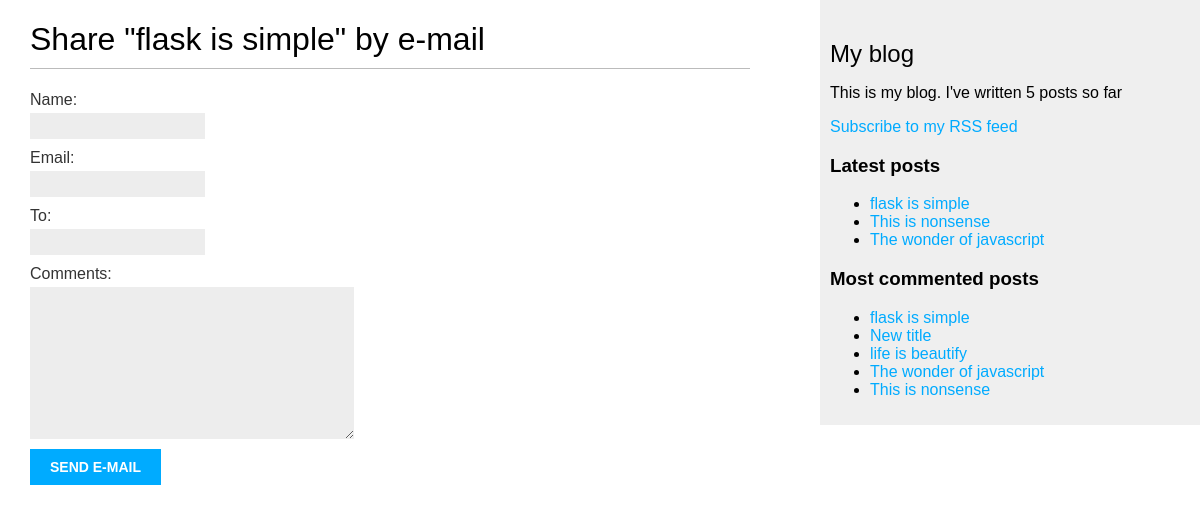
The app's page /blog/7/share/, older data.
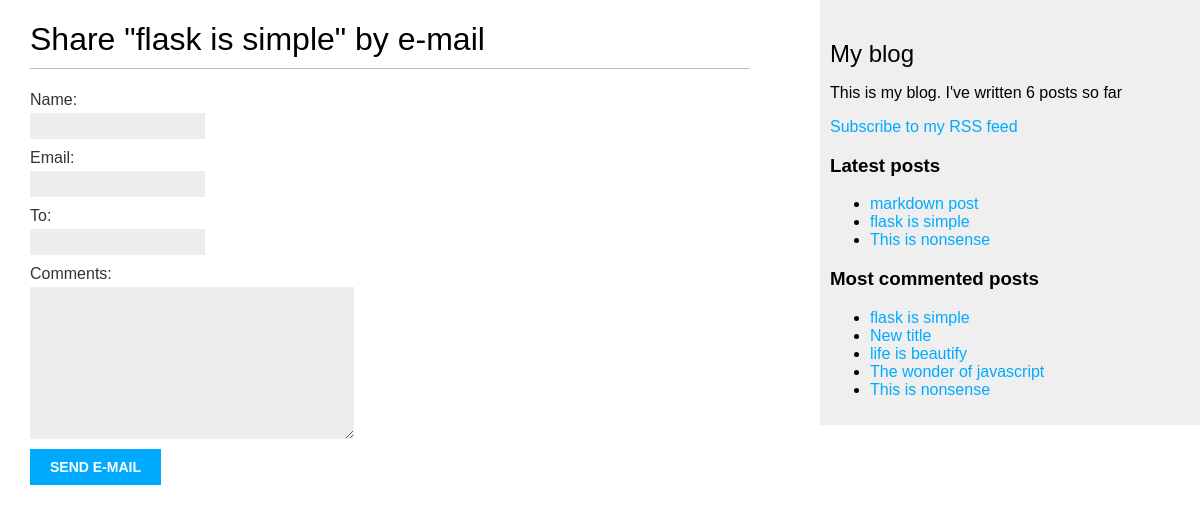
The same page, newer data.
### blog/models.py (models this page shows, shortened)
class Post(models.Model):
    class Status(models.TextChoices):
        DRAFT = 'DF', 'Draft'
        PUBLISHED = 'PB', 'Published'
    title = models.CharField(max_length=250)
    slug = models.SlugField(max_length=250, unique_for_date='publish')
    author = models.ForeignKey(
        settings.AUTH_USER_MODEL,
        on_delete=models.CASCADE,
        related_name='blog_posts'
    )
    body = models.TextField()
    publish = models.DateTimeField(default=timezone.now)
    created = models.DateTimeField(auto_now_add=True)
    updated = models.DateTimeField(auto_now=True)
    status = models.CharField(
        max_length=2,
        choices=Status,
        default=Status.DRAFT
    )
    objects = models.Manager() # The default manager.
    published = PublishedManager() # Our custom manager
    tags = TaggableManager()
    class Meta:
        ordering = ['-publish']
        indexes = [
            models.Index(fields=['-publish']),
        ]
    """
    The reverse() function will build the URL dynamically using the URL name defined
    in the URL paterns. We have used the blog namespace followed by a colon and
    the post_detail URL name. Remeber that the blog namespace is defined in the
    main urls.py file of the project when including the URL
    patterns from blog.urls. The post_detail URL is defined in the urls.py file of the blog application.mt
    """
    def get_absolute_url(self):
        return reverse(
            'blog:post_detail',
            args=[
                self.publish.year,
                self.publish.month,
                self.publish.day,
                self.slug]
        )

### blog/views.py (the view)
# urls.py: path('<int:post_id>/share/', views.post_share, name='post_share'),
def post_share(request, post_id):
    post = get_object_or_404(
        Post,
        id=post_id,
        status=Post.Status.PUBLISHED
    )
    sent = False
    if request.method == 'POST':
        form = EmailPostForm(request.POST)
        if form.is_valid():
            cd = form.cleaned_data
            post_url = request.build_absolute_uri(
                post.get_absolute_url()
            )
            subject = (
                f"{cd['name']} ({cd['email']}) "
                f"recommends you read {post.title}"
            )
            message = (
                f"Read {post.title} at {post_url}\n\n"
                f"{cd['name']}\'s comments: {cd['comments']}"
            )
            send_mail(
                subject=subject,
                message=message,
                from_email=None,
                recipient_list=[cd['to']]
            )
            sent = True
    else:
        form = EmailPostForm()
    return render(request, 'blog/post/share.html', {'post': post, 'form': form, 'sent': sent})

### blog/forms.py
class EmailPostForm(forms.Form):
    name = forms.CharField(max_length=25)
    email = forms.EmailField()
    to = forms.EmailField()
    comments = forms.CharField(
        required=False,
        widget=forms.Textarea
    )

### blog/models.py (called while the page is built)
    def get_queryset(self):
        return (
            super().get_queryset().filter(status=Post.Status.PUBLISHED)
        )

### blog/templatetags/blog_tags.py (called while the page is built)
@register.simple_tag
def total_posts():
    return Post.published.count()

@register.inclusion_tag('blog/post/latest_posts.html')
def show_latest_posts(count=5): # The counts specifies the number of posts to display
    latest_posts = Post.published.order_by('-publish')[:count]
    return {'latest_posts': latest_posts}

@register.simple_tag
def get_most_commented_posts(count=5):
    return Post.published.annotate(
        total_comments=Count('comments')
    ).order_by('-total_comments')[:count]

### blog/templates/blog/post/share.html (shortened to what this page needs)
{% extends "blog/base.html" %}
{% block content %}
 {% if sent %}
 <h1>E-mail successfully sent</h1>
 <p>
 "{{ post.title }}" was successfully sent to {{ form.cleaned_data.to }}.
 </p>
 {% else %}
 <h1>Share "{{ post.title }}" by e-mail</h1>
 <form method="post">
 {{ form.as_p }}
  <input type="submit" value="Send e-mail">
 </form>
 {% endif %}
{% endblock %}

### blog/templates/blog/base.html (shortened to what this page needs)
{% load blog_tags %}
{% load static %}
<!DOCTYPE html>
<html>
<head>
 <link href="{% static "css/blog.css" %}" rel="stylesheet">
</head>
<body>
    <div id="content">
        {% block content %}
        {% endblock %}
    </div>
    <div id="sidebar">
       <h2>My blog</h2>
       <p>This is my blog. I've written {% total_posts %} posts so far</p>
       <p>
         <a href="{% url "blog:post_feed" %}">Subscribe to my RSS feed</a>
       </p>
       <h3>Latest posts</h3>
       {% show_latest_posts 3 %}
       <h3>Most commented posts</h3>
       {% get_most_commented_posts as most_commented_posts %}
       <ul>
         {% for post in most_commented_posts %}
           <li>
             <a href="{{ post.get_absolute_url }}">{{ post.title }}</a>
           </li>
         {% endfor %}
       </ul>
    </div>
</body>
</html>

### blog/templates/blog/post/latest_posts.html
<ul>
  {% for post in latest_posts %}
  <li>
    <a href="{{ post.get_absolute_url }}">{{ post.title }}</a>
  </li>
  {% endfor %}
</ul>

Row changes from the older to the newer data that the page shows:
no longer on one of the page's lists (row unchanged): Post: title "The wonder of javascript"
added Post: title "markdown post", shown under "Latest posts"
Text that changed along with them:
text no longer shown: "5"
text now shown: "6"
